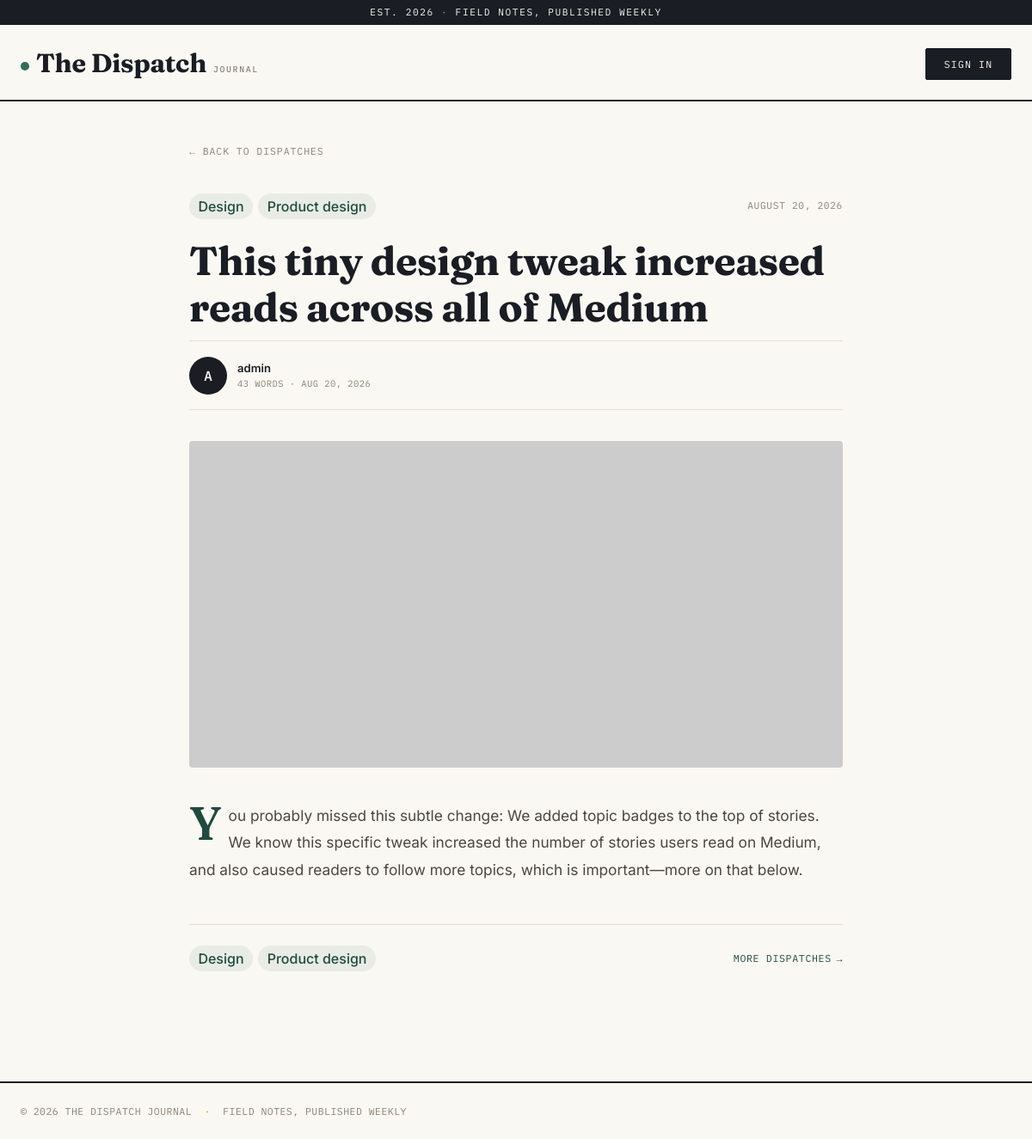
The page /post/detailes/1/ on the database its author committed.
### categories/models.py (models this page shows, shortened)
class Cetagory(models.Model):
    name = models.CharField(max_length=50)

### posts/models.py (models this page shows, shortened)
class Post(models.Model):
    title = models.CharField(max_length=200)
    author = models.ForeignKey(User, on_delete=models.CASCADE)
    content = models.TextField()
    cetagory = models.ManyToManyField(Cetagory)
    image = models.ImageField(
        upload_to='posts/',
        blank=True,
        null=True
    )
    created_at = models.DateTimeField(auto_now_add=True)

### posts/views.py (the view)
# urls.py: path('detailes/<int:id>/', views.post_detail, name="post_detail"),
def post_detail(request, id):
    post = models.Post.objects.get(pk=id)
    return render(request,'post_detailes.html',{'post':post})

### posts/templates/post_detailes.html (shortened to what this page needs)
{% extends 'base.html' %}
{% load static %}
{% block main %}
<div class="article-shell">
  <a href="{% url 'home' %}" class="back-link">&larr; Back to dispatches</a>
  <div class="article-meta-top">
    <span class="category-tags">
      {% for category in post.cetagory.all %}
      <span class="tag">{{ category.name }}</span>
      {% endfor %}
    </span>
    <span class="article-date">{{ post.created_at|date:"F d, Y" }}</span>
  </div>
  <h1 class="article-title">{{ post.title }}</h1>
  <div class="article-byline">
    <span class="author-avatar author-avatar-lg">{{ post.author.username|first|upper }}</span>
    <div class="author-info">
      <span class="author-name">{{ post.author.get_full_name|default:post.author.username }}</span>
      <span class="read-time">{{ post.content|wordcount }} words &middot; {{ post.created_at|date:"M d, Y" }}</span>
    </div>
  </div>
  {% if post.image %}
  <img src="{{ post.image.url }}" class="article-hero" alt="{{ post.title }}" />
  {% else %}
  <img src="https://placehold.co/1200x600" class="article-hero" alt="Default cover image" />
  {% endif %}
  <div class="article-body">
    {{ post.content|linebreaks }}
  </div>
  <div class="article-footer">
    <div class="article-footer-tags">
      {% for category in post.cetagory.all %}
      <span class="tag">{{ category.name }}</span>
      {% endfor %}
    </div>
    <a href="{% url 'home' %}" class="read-link">More dispatches</a>
  </div>
</div>
{% endblock main %}

### static/css/style.css (style rules this page uses)
:root { --paper: #faf8f3; --paper-raised: #ffffff; --ink: #1a1d23; --ink-soft: #4a4740; --muted: #8a8378; --line: #e4dfd2; --accent: #2f6f5e; --accent-ink: #1f4a3f; --gold: #c9992e; --font-display: "Fraunces", "Iowan Old Style", serif; --font-body: "Inter", -apple-system, BlinkMacSystemFont, sans-serif; --font-mono: "IBM Plex Mono", monospace; }
* { box-sizing: border-box; }
html, body { width: 100%; max-width: 100%; overflow-x: hidden; }
body { margin: 0; background: var(--paper); color: var(--ink); font-family: var(--font-body); -webkit-font-smoothing: antialiased; display: flex; flex-direction: column; min-height: 100vh; }
a { color: inherit; text-decoration: none; }
.category-tags { display: flex; flex-wrap: wrap; gap: 0.4rem; }
.tag { background: rgba(47, 111, 94, 0.09); color: var(--accent-ink); border-radius: 20px; padding: 0.2rem 0.65rem; font-weight: 500; white-space: nowrap; }
.author-avatar { flex-shrink: 0; width: 32px; height: 32px; border-radius: 50%; display: flex; align-items: center; justify-content: center; background: var(--ink); color: var(--paper); font-family: var(--font-mono); font-size: 0.78rem; font-weight: 500; }
.author-info { display: flex; flex-direction: column; min-width: 0; }
.author-name { font-size: 0.82rem; font-weight: 600; color: var(--ink); white-space: nowrap; overflow: hidden; text-overflow: ellipsis; }
.read-time { font-family: var(--font-mono); font-size: 0.66rem; letter-spacing: 0.04em; text-transform: uppercase; color: var(--muted); }
.read-link { font-family: var(--font-mono); font-size: 0.72rem; letter-spacing: 0.06em; text-transform: uppercase; color: var(--accent-ink); display: inline-flex; align-items: center; gap: 0.35rem; flex-shrink: 0; }
.read-link::after { content: "→"; transition: transform 0.15s ease; }
.article-shell { max-width: 760px; margin: 0 auto; padding-bottom: 3rem; }
.back-link { display: inline-flex; align-items: center; gap: 0.4rem; font-family: var(--font-mono); font-size: 0.72rem; letter-spacing: 0.08em; text-transform: uppercase; color: var(--muted); margin-bottom: 2.5rem; transition: color 0.15s ease; }
.article-meta-top { display: flex; align-items: center; justify-content: space-between; gap: 1rem; margin-bottom: 1.4rem; }
.article-date { font-family: var(--font-mono); font-size: 0.7rem; letter-spacing: 0.06em; text-transform: uppercase; color: var(--muted); white-space: nowrap; }
.article-title { font-family: var(--font-display); font-weight: 700; font-size: clamp(2rem, 4vw, 2.9rem); line-height: 1.15; letter-spacing: -0.01em; color: var(--ink); margin-bottom: 0.75rem; }
.article-byline { display: flex; align-items: center; gap: 0.75rem; padding: 1.1rem 0; border-top: 1px solid var(--line); border-bottom: 1px solid var(--line); margin-bottom: 2.25rem; }
.author-avatar-lg { width: 44px; height: 44px; font-size: 1rem; }
.article-hero { display: block; width: 100%; max-width: 100%; height: auto; max-height: 460px; object-fit: cover; border-radius: 4px; margin-bottom: 2.5rem; }
.article-body { font-family: var(--font-body); font-size: 1.08rem; line-height: 1.8; color: var(--ink-soft); }
.article-body p { margin-bottom: 1.4rem; }
.article-body p:first-of-type::first-letter { font-family: var(--font-display); font-size: 3.4rem; font-weight: 600; float: left; line-height: 0.85; margin: 0.1rem 0.5rem 0 0; color: var(--accent-ink); }
.article-footer { display: flex; align-items: center; justify-content: space-between; gap: 1rem; flex-wrap: wrap; margin-top: 3rem; padding-top: 1.5rem; border-top: 1px solid var(--line); }
.article-footer-tags { display: flex; flex-wrap: wrap; gap: 0.4rem; }

### rows shown on the page
Cetagory: name "Design"
Cetagory: name "Product design"
Post: created_at "AUGUST 20, 2026", title "This tiny design tweak increased reads across all of Medium", author.username|first "A", author.get_full_name "admin", content "43", created_at "AUG 20, 2026", content "You probably missed this subtle change: We added topic badges to the top of stories. We know this specific tweak increased the number of stories users read on Medium, and also caused readers to follow more topics, which is important—more on that below."
